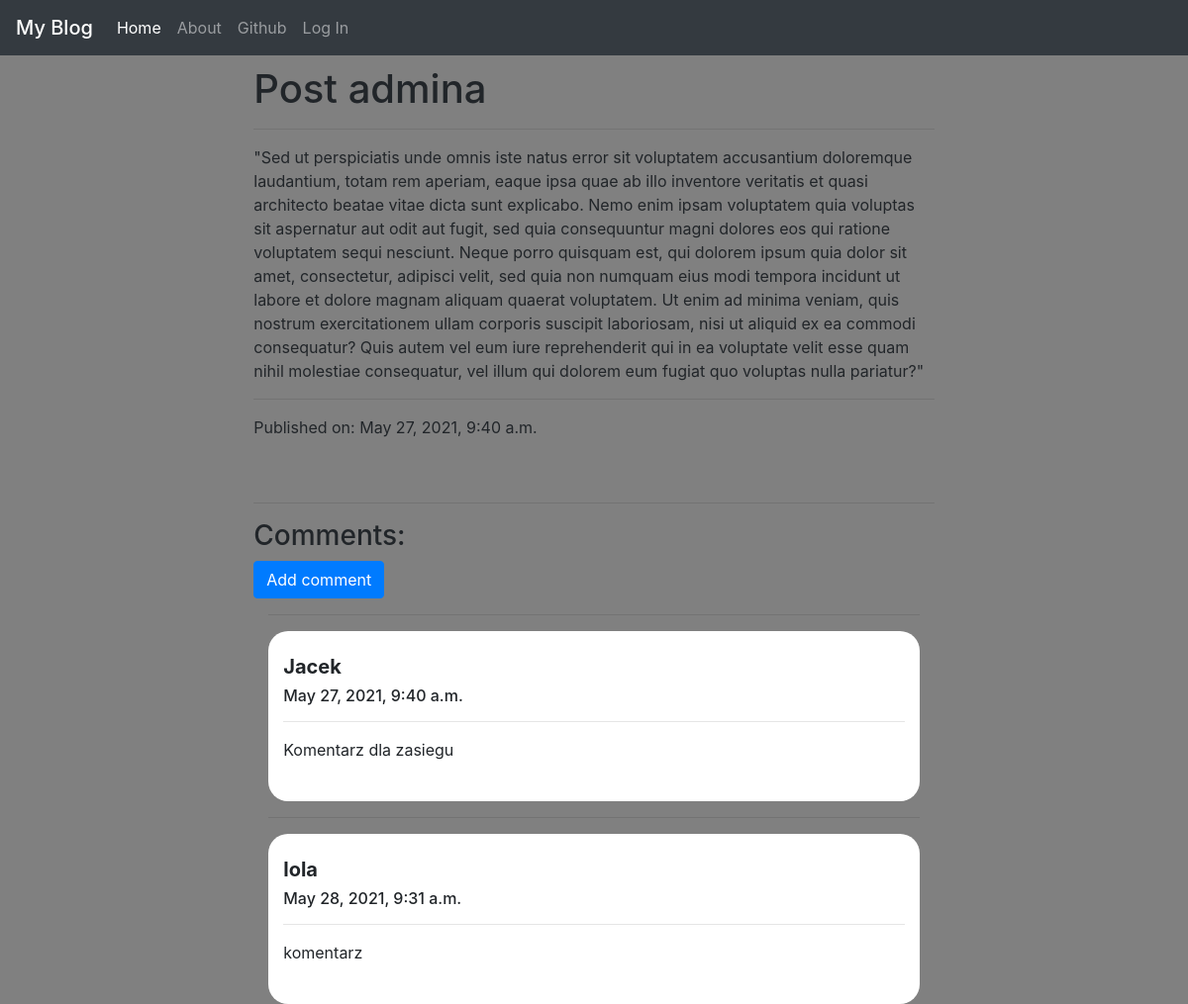
Screenshot of /post/12/ with the database file from the repository.
### blog_app/models.py (models this page shows, shortened)
class Post(models.Model):
    author = models.ForeignKey(User, on_delete=models.deletion.CASCADE)
    title = models.CharField(max_length=200)
    text = models.TextField()
    likes = models.ManyToManyField(User, related_name='blog_post')
    create_date = models.DateTimeField(default=timezone.now)
    published_date = models.DateTimeField(blank=True, null=True)

class Comment(models.Model):
    post = models.ForeignKey('blog_app.Post', related_name='comments', on_delete=models.deletion.CASCADE)
    author = models.CharField(max_length=200)
    text = models.TextField()
    likes = models.IntegerField(default=0)
    create_date = models.DateTimeField(default=timezone.now)
    approved_comment = models.BooleanField(default=False)

### blog_app/views.py (the view)
# urls.py: path('post/<int:pk>/', views.PostDetail.as_view(), name='post_detail'),
class PostDetail(DetailView):
    model = Post

### templates/blog_app/post_detail.html (shortened to what this page needs)
{% extends 'blog_app/index.html' %}
{% block content %}
<h1 class='posttitle loader' style="margin-top:10px;">{{ post.title }}</h1>
<hr>
<p class='postcontent'>{{ post.text|safe|linebreaksbr }}</p>
      <hr>
      {% if post.published_date %}
            <div class="date postdate">
                <a>Published on: {{ post.published_date }}</a>
            </div>
      {% else %}
            <a class="btn btn-primary" href="{% url 'publish_post' pk=post.pk %}">Publish</a>
      {% endif %}
      <br><br>
  <hr>
  <h3>Comments:</h3>
  <a class="btn btn-primary btn-comment" href="{% url 'add_comment' pk=post.pk %}">Add comment</a>
  <div class="container">
  {% for comment in post.comments.all %}
      {% if user.is_authenticated or comment.approved_comment %}
        <hr>
          <div class="container" style="background-color:white; border-radius:20px;  ">
               <br>
               <h5><strong>{{ comment.author }}</strong></h5>
               <h6>{{ comment.create_date }}</h6>
               <hr>
               <p>{{ comment.text|safe|linebreaks }}</p>
               <br>
          </div>
      {% endif %}
  {% empty %}
      <br>
      <p>No comments posted.</p>
  {% endfor %}
</div>
{% endblock %}

### templates/blog_app/index.html (style rules this page uses)
body { background-color: grey; }

### rows the page displays
Post: title "Post admina", text "\"Sed ut perspiciatis unde omnis iste natus error sit voluptatem accusantium doloremque laudantium, totam rem aperiam, eaque ipsa quae ab illo inventore veritatis et quasi architecto beatae vitae dicta sunt explicabo. Nemo enim ipsam voluptatem quia voluptas sit aspernatur aut odit aut fugit, sed quia consequuntur magni dolores eos qui ratione voluptatem sequi nesciunt. Neque porro quisquam est, qui dolorem ipsum quia dolor sit amet, consectetur, adipisci velit, sed quia non numquam eius modi tempora incidunt ut labore et dolore magnam aliquam quaerat voluptatem. Ut enim ad minima veniam, quis nostrum exercitationem ullam corporis suscipit laboriosam, nisi ut aliquid ex ea commodi…", published_date "May 27, 2021, 9:40 a.m."
Comment: author "Jacek", create_date "May 27, 2021, 9:40 a.m.", text "Komentarz dla zasiegu"
Comment: author "lola", create_date "May 28, 2021, 9:31 a.m.", text "komentarz"
